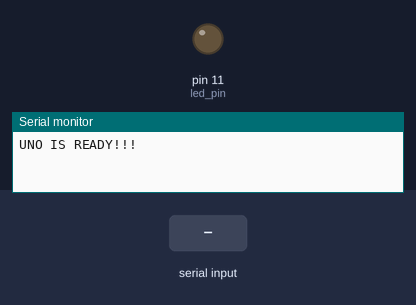
A sketch run on a simulated Arduino Uno, built with avr-gcc and run on an emulated ATmega328P. On the bench: output pins drawn as LEDs (lit = HIGH), the last lines printed to the serial monitor. The test bench sets the inputs (shaded band).

Above: at 1.2 s.
1.3 s: "90,45\n" received over Serial
At 1.6 s:
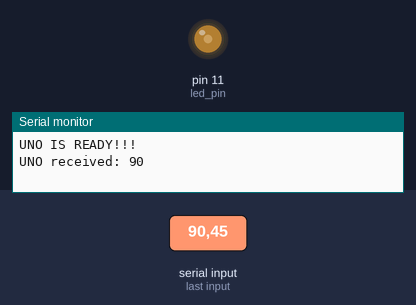
2.8 s: "30,150\n" received over Serial
At 4.0 s:
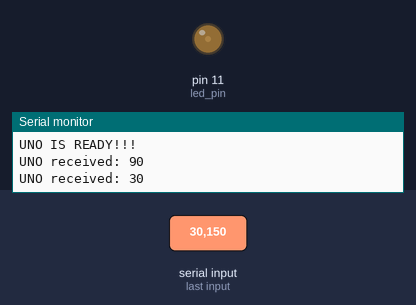
4.3 s: "200\n" received over Serial
At 5.0 s:
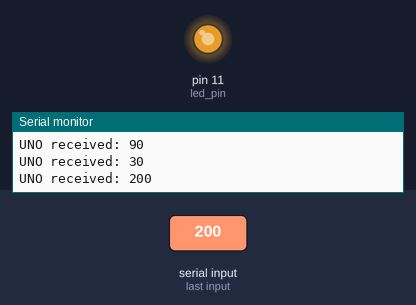
5.8 s: "90\n" received over Serial
At 6.1 s:
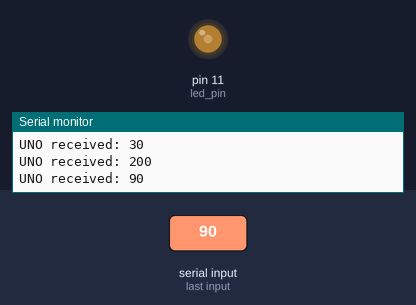
Timing chart, 0 to 8.3 s (numbered marks = the images above; inputs shaded):
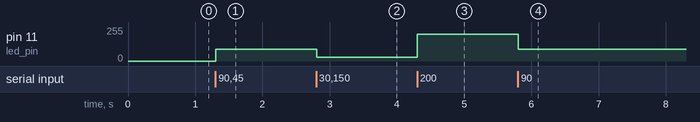

The sketch:

interact_with_serial3.ino
```cpp
int input_integer;
int counter = 0;
int led_pin = 11;


void setup() {
  pinMode(led_pin, OUTPUT);
  Serial.begin(9600);
  Serial.println("UNO IS READY!!!");
}

void loop() {
  if (Serial.available())
  {
    String input_data = Serial.readStringUntil('\n');
    input_integer = input_data.toInt();
    Serial.print("UNO received: ");
    Serial.println(input_integer);

    analogWrite(led_pin, constrain(input_integer, 0, 255));
  }
}
```

Measured:
- after the input at 1.3 s, pin 11 (led_pin): 0/255 → 90/255 at once
- after the input at 2.8 s, pin 11 (led_pin): 90/255 → 30/255 at once
- after the input at 4.3 s, pin 11 (led_pin): 30/255 → 200/255 at once
- after the input at 5.8 s, pin 11 (led_pin): 200/255 → 90/255 at once
